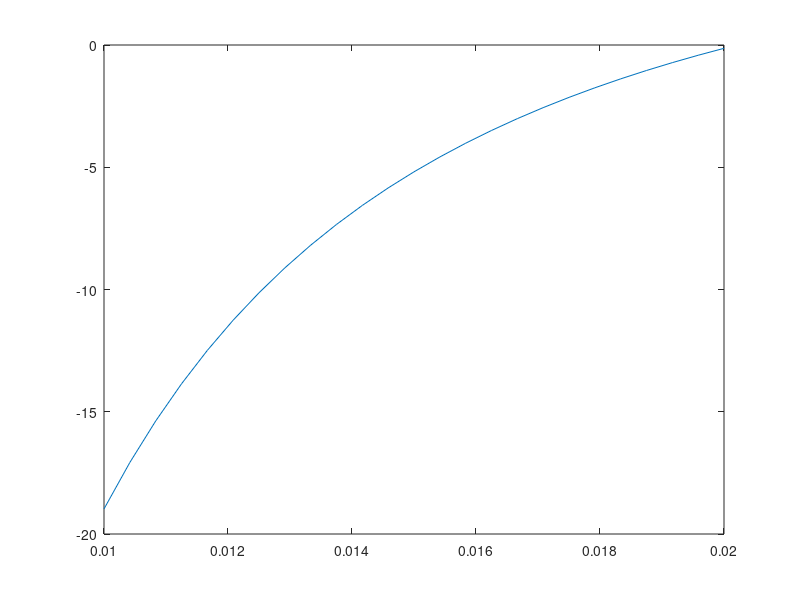

MATLAB code to generate this figure: (Note: this script raises an error after producing the figure.)
clc
N=25;
format shortG
format loose
y=importdata("results/y.dat");
Sigma=importdata("results/Sigma.dat");
Imp_Data=importdata("files/mainData.dat");
a=Imp_Data(1,1);
b=Imp_Data(1,2);
pa=Imp_Data(2,1);
pb=Imp_Data(2,2);
E=Imp_Data(3,1);
nyu=Imp_Data(3,2);
uk=Imp_Data(4,1);
rk=Imp_Data(4,2);

r=linspace(a,b,N);
plot(r,Sigma(:,1))
y_an=@(r)(((1-2*nyu)*(1+nyu)/E)*((pa*a^2-pb*b^2)/(b^2-a^2))*r+((1+nyu)/E)*((a^2+b^2)/r)*...
    ((pa-pb)/(b^2-a^2)))*uk;
plot(r,y_an(r))
